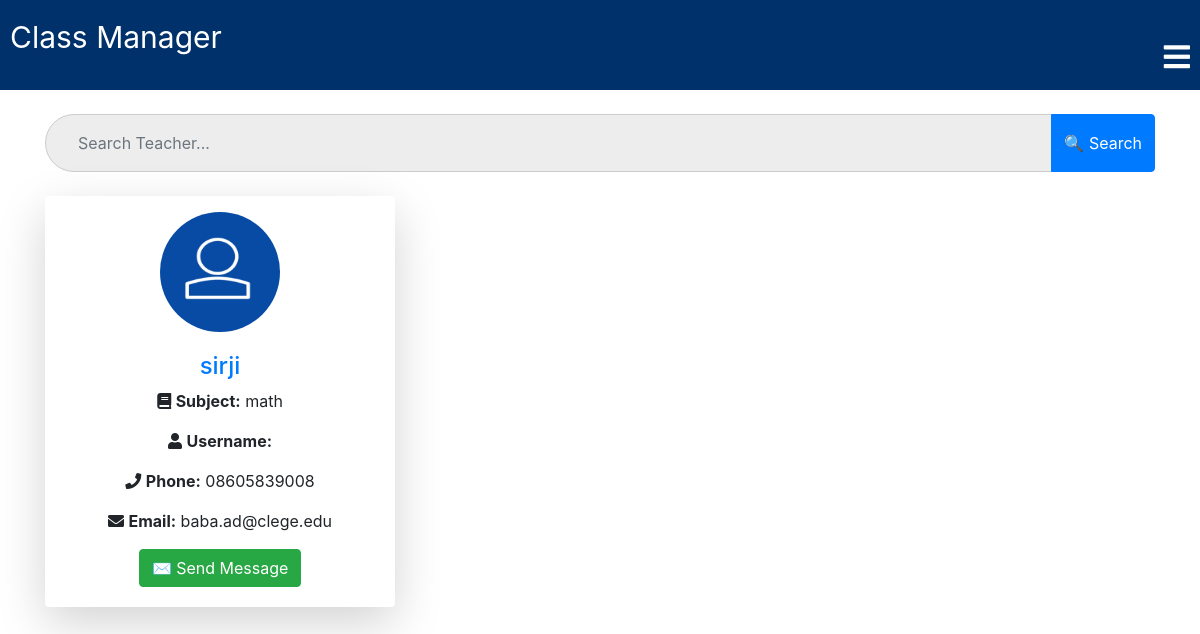
The page /teachers on the database its author committed.
### models/models.py (models this page shows, shortened)
class Teacher(db.Model):
    id = db.Column(db.Integer, primary_key=True)
    user_id = db.Column(db.Integer, db.ForeignKey('user.id'), nullable=False)
    name = db.Column(db.String(250), nullable=False)
    subject_name = db.Column(db.String(250), nullable=False)
    phone = db.Column(db.String(15), nullable=False)
    email = db.Column(db.String(150), nullable=False)
    teacher_profile_pic = db.Column(db.String(255), nullable=True, default="static/images/default-avatar.png")
    assignments_received = db.relationship('SubmittedAssignment', back_populates='teacher')
    messages_received = db.relationship('MessageToTeacher', backref='message_teacher', lazy=True)

### app.py (the view)
@app.route('/teachers')
def teachers_list():
    query = request.args.get("q", "")
    teachers = Teacher.query.filter(Teacher.name.ilike(f"%{query}%")).all() if query else Teacher.query.all()
    return render_template("classroom/teachers_list.html", teachers_list=teachers)

### templates/classroom/teachers_list.html
{% extends "classroom/base.html" %}
{% block content %}
<div class="container mt-4">
  <form method="GET" action="{{ url_for('teachers_list') }}" class="mb-4">
    <div class="input-group">
      <input type="search" name="q" class="form-control" placeholder="Search Teacher..." value="{{ request.args.get('q', '') }}">
      <div class="input-group-append">
        <button class="btn btn-primary" type="submit">🔍 Search</button>
      </div>
    </div>
  </form>
  <div class="row">
    {% for teacher in teachers_list %}
    <div class="col-12 col-sm-6 col-md-4 mb-4">
      <div class="card shadow-lg border-0 rounded">
        <div class="card-img-top text-center mt-3">
          {% if teacher.profile_pic %}
            <img src="{{ url_for('static', filename='images/' + teacher.profile_pic) }}" class="rounded-circle" width="120" height="120">
          {% else %}
            <img src="{{ url_for('static', filename='images/login-avatar.PNG' if loop.index0 % 2 == 0 else 'images/login-avatar-2.PNG') }}"
                 class="rounded-circle" width="120" height="120">
          {% endif %}
        </div>
        <div class="card-body text-center">
          <h4 class="text-primary">{{ teacher.name }}</h4>
          <p><i class="fas fa-book"></i> <b>Subject:</b> {{ teacher.subject_name }}</p>
          <p><i class="fas fa-user"></i> <b>Username:</b> {{ teacher.username }}</p>
          <p><i class="fas fa-phone"></i> <b>Phone:</b> {{ teacher.phone }}</p>
          <p><i class="fas fa-envelope"></i> <b>Email:</b> {{ teacher.email }}</p>
          <a href="{{ url_for('write_message', teacher_id=teacher.id) }}" class="btn btn-success">
            ✉️ Send Message
          </a>
        </div>
      </div>
    </div>
    {% endfor %}
  </div>
</div>
{% endblock %}

### rows shown on the page
Teacher: name "sirji", subject_name "math", phone "08605839008", email "baba.ad@clege.edu"
